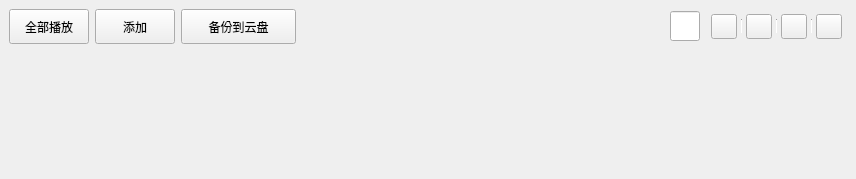
<?xml version="1.0" encoding="UTF-8"?>
<ui version="4.0">
 <class>LocalSong</class>
 <widget class="QWidget" name="LocalSong">
  <property name="geometry">
   <rect>
    <x>0</x>
    <y>0</y>
    <width>856</width>
    <height>179</height>
   </rect>
  </property>
  <property name="windowTitle">
   <string>LocalSong</string>
  </property>
  <layout class="QVBoxLayout" name="verticalLayout_2">
   <property name="spacing">
    <number>10</number>
   </property>
   <property name="leftMargin">
    <number>0</number>
   </property>
   <property name="topMargin">
    <number>0</number>
   </property>
   <property name="rightMargin">
    <number>0</number>
   </property>
   <property name="bottomMargin">
    <number>0</number>
   </property>
   <item>
    <widget class="QWidget" name="operation_widget" native="true">
     <layout class="QHBoxLayout" name="horizontalLayout_9">
      <item>
       <widget class="QToolButton" name="local_play_toolButton">
        <property name="minimumSize">
         <size>
          <width>80</width>
          <height>35</height>
         </size>
        </property>
        <property name="cursor">
         <cursorShape>PointingHandCursor</cursorShape>
        </property>
        <property name="toolTip">
         <string>顺序播放</string>
        </property>
        <property name="text">
         <string>全部播放</string>
        </property>
        <property name="toolButtonStyle">
         <enum>Qt::ToolButtonTextBesideIcon</enum>
        </property>
       </widget>
      </item>
      <item>
       <widget class="QToolButton" name="local_add_toolButton">
        <property name="minimumSize">
         <size>
          <width>80</width>
          <height>35</height>
         </size>
        </property>
        <property name="cursor">
         <cursorShape>PointingHandCursor</cursorShape>
        </property>
        <property name="toolTip">
         <string>添加歌曲</string>
        </property>
        <property name="text">
         <string>添加</string>
        </property>
        <property name="toolButtonStyle">
         <enum>Qt::ToolButtonTextBesideIcon</enum>
        </property>
       </widget>
      </item>
      <item>
       <widget class="QToolButton" name="upload_toolButton">
        <property name="minimumSize">
         <size>
          <width>115</width>
          <height>35</height>
         </size>
        </property>
        <property name="cursor">
         <cursorShape>PointingHandCursor</cursorShape>
        </property>
        <property name="toolTip">
         <string>上传到云</string>
        </property>
        <property name="text">
         <string>备份到云盘</string>
        </property>
        <property name="toolButtonStyle">
         <enum>Qt::ToolButtonTextBesideIcon</enum>
        </property>
       </widget>
      </item>
      <item>
       <spacer name="horizontalSpacer_16">
        <property name="orientation">
         <enum>Qt::Horizontal</enum>
        </property>
        <property name="sizeHint" stdset="0">
         <size>
          <width>40</width>
          <height>20</height>
         </size>
        </property>
       </spacer>
      </item>
      <item>
       <widget class="MySearchLineEdit" name="local_search_lineEdit">
        <property name="sizePolicy">
         <sizepolicy hsizetype="Fixed" vsizetype="Fixed">
          <horstretch>0</horstretch>
          <verstretch>0</verstretch>
         </sizepolicy>
        </property>
        <property name="minimumSize">
         <size>
          <width>30</width>
          <height>30</height>
         </size>
        </property>
        <property name="maximumSize">
         <size>
          <width>30</width>
          <height>30</height>
         </size>
        </property>
        <property name="placeholderText">
         <string/>
        </property>
       </widget>
      </item>
      <item>
       <widget class="QWidget" name="small_widget" native="true">
        <layout class="QHBoxLayout" name="horizontalLayout_14">
         <property name="spacing">
          <number>4</number>
         </property>
         <property name="leftMargin">
          <number>5</number>
         </property>
         <property name="topMargin">
          <number>2</number>
         </property>
         <property name="rightMargin">
          <number>5</number>
         </property>
         <property name="bottomMargin">
          <number>2</number>
         </property>
         <item>
          <widget class="QToolButton" name="local_share_toolButton">
           <property name="cursor">
            <cursorShape>PointingHandCursor</cursorShape>
           </property>
           <property name="toolTip">
            <string>分享</string>
           </property>
           <property name="text">
            <string/>
           </property>
           <property name="iconSize">
            <size>
             <width>18</width>
             <height>18</height>
            </size>
           </property>
          </widget>
         </item>
         <item>
          <widget class="Line" name="line_2">
           <property name="sizePolicy">
            <sizepolicy hsizetype="Fixed" vsizetype="Fixed">
             <horstretch>0</horstretch>
             <verstretch>0</verstretch>
            </sizepolicy>
           </property>
           <property name="minimumSize">
            <size>
             <width>1</width>
             <height>15</height>
            </size>
           </property>
           <property name="maximumSize">
            <size>
             <width>1</width>
             <height>16777215</height>
            </size>
           </property>
           <property name="font">
            <font>
             <family>宋体</family>
            </font>
           </property>
           <property name="lineWidth">
            <number>1</number>
           </property>
           <property name="orientation">
            <enum>Qt::Vertical</enum>
           </property>
          </widget>
         </item>
         <item>
          <widget class="QToolButton" name="local_zhuanji_toolButton">
           <property name="cursor">
            <cursorShape>PointingHandCursor</cursorShape>
           </property>
           <property name="toolTip">
            <string>专辑</string>
           </property>
           <property name="text">
            <string/>
           </property>
           <property name="iconSize">
            <size>
             <width>18</width>
             <height>18</height>
            </size>
           </property>
          </widget>
         </item>
         <item>
          <widget class="Line" name="line_3">
           <property name="sizePolicy">
            <sizepolicy hsizetype="Fixed" vsizetype="Fixed">
             <horstretch>0</horstretch>
             <verstretch>0</verstretch>
            </sizepolicy>
           </property>
           <property name="minimumSize">
            <size>
             <width>1</width>
             <height>15</height>
            </size>
           </property>
           <property name="maximumSize">
            <size>
             <width>1</width>
             <height>16777215</height>
            </size>
           </property>
           <property name="font">
            <font>
             <family>宋体</family>
            </font>
           </property>
           <property name="orientation">
            <enum>Qt::Vertical</enum>
           </property>
          </widget>
         </item>
         <item>
          <widget class="QToolButton" name="local_sort_toolButton">
           <property name="cursor">
            <cursorShape>PointingHandCursor</cursorShape>
           </property>
           <property name="toolTip">
            <string>当前排序方式：默认排序</string>
           </property>
           <property name="text">
            <string/>
           </property>
           <property name="iconSize">
            <size>
             <width>18</width>
             <height>18</height>
            </size>
           </property>
           <property name="checkable">
            <bool>false</bool>
           </property>
          </widget>
         </item>
         <item>
          <widget class="Line" name="line_4">
           <property name="sizePolicy">
            <sizepolicy hsizetype="Fixed" vsizetype="Fixed">
             <horstretch>0</horstretch>
             <verstretch>0</verstretch>
            </sizepolicy>
           </property>
           <property name="minimumSize">
            <size>
             <width>1</width>
             <height>15</height>
            </size>
           </property>
           <property name="maximumSize">
            <size>
             <width>1</width>
             <height>16777215</height>
            </size>
           </property>
           <property name="font">
            <font>
             <family>宋体</family>
            </font>
           </property>
           <property name="orientation">
            <enum>Qt::Vertical</enum>
           </property>
          </widget>
         </item>
         <item>
          <widget class="QToolButton" name="local_batch_toolButton">
           <property name="cursor">
            <cursorShape>PointingHandCursor</cursorShape>
           </property>
           <property name="toolTip">
            <string>批量操作</string>
           </property>
           <property name="text">
            <string/>
           </property>
           <property name="iconSize">
            <size>
             <width>18</width>
             <height>18</height>
            </size>
           </property>
          </widget>
         </item>
        </layout>
       </widget>
      </item>
     </layout>
    </widget>
   </item>
   <item>
    <widget class="MyScrollArea" name="scrollArea">
     <property name="frameShape">
      <enum>QFrame::NoFrame</enum>
     </property>
     <property name="horizontalScrollBarPolicy">
      <enum>Qt::ScrollBarAlwaysOff</enum>
     </property>
     <property name="widgetResizable">
      <bool>true</bool>
     </property>
     <property name="alignment">
      <set>Qt::AlignLeading|Qt::AlignLeft|Qt::AlignVCenter</set>
     </property>
     <widget class="QWidget" name="scrollAreaWidgetContents">
      <property name="geometry">
       <rect>
        <x>0</x>
        <y>0</y>
        <width>856</width>
        <height>69</height>
       </rect>
      </property>
      <layout class="QVBoxLayout" name="verticalLayout">
       <property name="spacing">
        <number>0</number>
       </property>
       <property name="leftMargin">
        <number>0</number>
       </property>
       <property name="topMargin">
        <number>0</number>
       </property>
       <property name="rightMargin">
        <number>10</number>
       </property>
       <property name="bottomMargin">
        <number>0</number>
       </property>
       <item>
        <widget class="QWidget" name="local_song_list_widget" native="true">
         <property name="sizePolicy">
          <sizepolicy hsizetype="Expanding" vsizetype="Expanding">
           <horstretch>0</horstretch>
           <verstretch>0</verstretch>
          </sizepolicy>
         </property>
         <layout class="QVBoxLayout" name="verticalLayout_10">
          <property name="leftMargin">
           <number>5</number>
          </property>
          <property name="rightMargin">
           <number>10</number>
          </property>
         </layout>
        </widget>
       </item>
      </layout>
     </widget>
    </widget>
   </item>
   <item>
    <spacer name="verticalSpacer">
     <property name="orientation">
      <enum>Qt::Vertical</enum>
     </property>
     <property name="sizeHint" stdset="0">
      <size>
       <width>20</width>
       <height>29</height>
      </size>
     </property>
    </spacer>
   </item>
  </layout>
 </widget>
 <customwidgets>
  <customwidget>
   <class>MySearchLineEdit</class>
   <extends>QLineEdit</extends>
   <header>MySearchLineEdit.h</header>
  </customwidget>
  <customwidget>
   <class>MyScrollArea</class>
   <extends>QScrollArea</extends>
   <header>MyScrollArea.h</header>
   <container>1</container>
  </customwidget>
 </customwidgets>
 <resources/>
 <connections/>
</ui>
